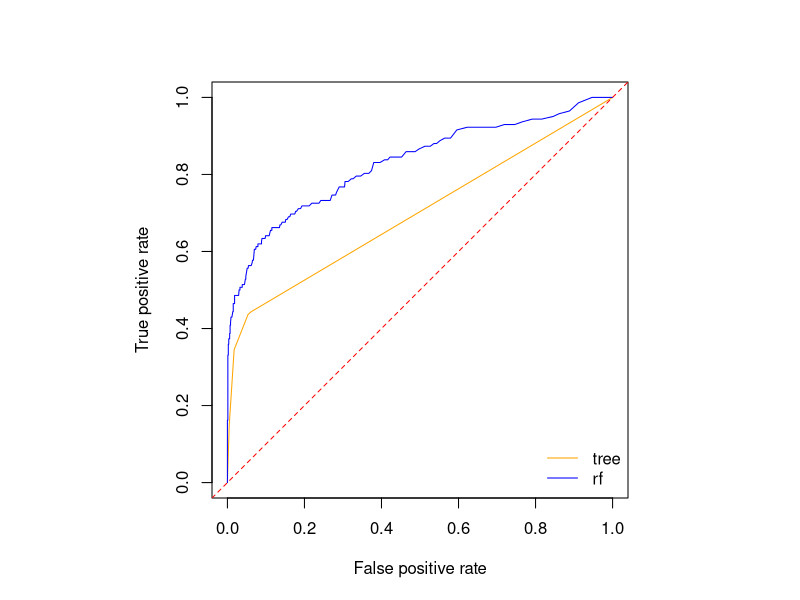

The R source for this figure:
## ---- chunk 1
knitr::opts_chunk$set(comment = '>')
## ---- chunk 2
# install the caret, rpart and ROCR packages from CRAN
if(require(caret) == FALSE){
  install.packages('caret', dependencies = TRUE)
  library(caret)
}
if(require(rpart) == FALSE){
  install.packages('rpart')
  library(rpart)
}
if(require(ROCR) == FALSE){
  install.packages('ROCR')
  library(ROCR)
}

# for a full list of models available in the caret packages:
#   http://topepo.github.io/caret/available-models.html
# for each model the list of tunable parameters is available
#   from the caret command modelLookup
## ---- chunk 3
# read the data from the telecom_churn.csv file
#   note: the dataset is adapted from the Churn in Telcom's dataset
#     documentation on the original dataset is available here:
#     https://www.kaggle.com/becksddf/churn-in-telecoms-dataset
tchurn <- read.csv("telecom_churn.csv", stringsAsFactors = T)

# inspect the data
str(tchurn)

# set random seed for following sampling steps
set.seed(2018)

# create a 70/30 training/test set split
n_rows <- nrow(tchurn)
# sample 70% (n_rows * 0.7) indices in the ranges 1:nrows
training_idx <- sample(n_rows, n_rows * 0.7)
# filter the data frame with the training indices (and the complement)
training_tchurn <- tchurn[training_idx,]
test_tchurn <- tchurn[-training_idx,]
## ---- chunk 4
# define a formula for predicting churn
tchurn_formula <- reformulate(names(training_tchurn[, -17]), response = 'churn')

# set the parameters for tuning to 10-fold CV
ctrl_parameters <- trainControl(method = 'CV', number = 10)

# check the tunable parameter available for rpart
#   note: the algorithm has a parameter for tree complexity
modelLookup('rpart')

# train a decision tree using caret train function
#   note: rpart is a function to build decision trees in R
#     and the training parameters are passed as option trControl
tchurn_tree <- train(tchurn_formula, data = training_tchurn, method = "rpart", trControl = ctrl_parameters)

# inspect the result of the training
#   note: the summary reports the parameter scan results
#     and the value for the best model
tchurn_tree
## ---- chunk 5
# check the tunable parameter available for rf
modelLookup('rf')

# train a Random forests model using caret train function
#   note: rf is the algorithm available in the randomForest package
#     and the training parameters are passed as option trControl
tchurn_rf <- train(tchurn_formula, data = training_tchurn, method = "rf", trControl = ctrl_parameters)

# inspect the result of the training
tchurn_rf
## ---- chunk 6
# compute prediction with the tree model
#   note: combine actual, predicted and probability prediction in a data frame
#     by using cbind and the 'type' argument in the predict function
tchurn_tree_predict <-  cbind(
  actual = test_tchurn$churn,
  predicted = predict(tchurn_tree, test_tchurn[, -17], type = 'raw'),
  predict(tchurn_tree, test_tchurn[, -17], type = 'prob')
)

# compute prediction with the Random forests model
#   note: combine actual, predicted and probability prediction in a data frame
#     by using cbind and the 'type' argument in the predict function
tchurn_rf_predict <-  cbind(
  actual = test_tchurn$churn,
  predicted = predict(tchurn_rf, test_tchurn[, -17], type = 'raw'),
  predict(tchurn_rf, test_tchurn[, -17], type = 'prob')
)
## ---- chunk 7
# generate a confusion matrix for the each predicted model
#   and inspect them: the caret confusionMatrix function
#   returns also Accuracy, Kappa, Sensitivity and Specificity
#     note: the positive class should be explicitly declared
#       with the argument 'positive'
tree_confmat <- confusionMatrix(data = tchurn_tree_predict$predicted, reference = tchurn_tree_predict$actua, positive = "True")
rf_confmat <- confusionMatrix(data = tchurn_rf_predict$predicted, reference = tchurn_rf_predict$actua, positive = "True")
tree_confmat
rf_confmat

# prepare two data frames to generate a ROC curve:
#   a data frame with the probability scores for the prediction of True
#   a data frame with the actual classes (repeated twice)
tchurn_models_prob <- data.frame(
  tree = tchurn_tree_predict$True,
  rf = tchurn_rf_predict$True
)
tchurn_label <- data.frame(
  tree = tchurn_tree_predict$actual,
  rf = tchurn_rf_predict$actual
)

# ROCR requires to create a prediction and a performance object
#   note: the performance object can be created for different measures
#     e.g. TPR and FPR in this case
tchurn_ROC_pred = prediction(tchurn_models_prob, tchurn_label)
tchurn_ROC_perf = performance(tchurn_ROC_pred, "tpr", "fpr")

# plot the ROC curve for the two methods
opar <- par(no.readonly = TRUE)
par(pty = 's')
plot(
 tchurn_ROC_perf,
 col = as.list(c("orange", "blue"))
)
abline(a = 0, b = 1, lty = 2, col = 'red')
legend(
  "bottomright",
  names(tchurn_models_prob),
  col = c("orange", "blue"),
  lty = 1,
  bty = 'n'
)
par <- opar
